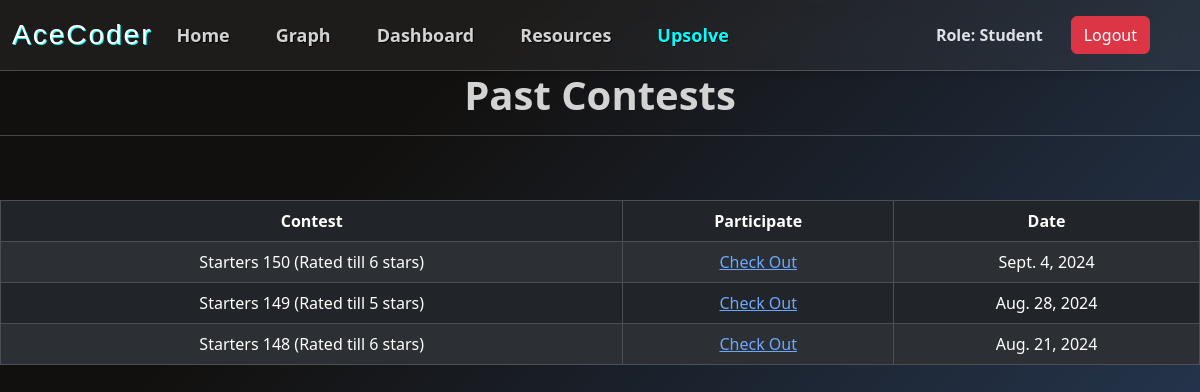
/upsolve/ (signed in), run on the app's committed database.
### upsolve/models.py (models this page shows, shortened)
class Contest(models.Model):
    name = models.CharField(max_length=10, primary_key=True)
    contest = models.CharField(max_length=50)
    link = models.URLField()
    solution_link = models.URLField(default='')
    date = models.DateField()
    duration = models.SmallIntegerField()
    contest_problems = models.ManyToManyField(ContestProblem)

### upsolve/views.py (the view)
# urls.py: path("", views.upsolve_home, name="upsolve_home"),
def upsolve_home(request):
    contests = Contest.objects.all().order_by('-date')
    return render(request, 'upsolve_home.html', {'contests': contests})

### AceCoder/context_processors.py (called while the page is built)
def add_is_admin(request):
    is_admin = False
    is_faculty = False
    if request.user.is_authenticated:
        is_admin = request.user.groups.filter(name='admin').exists()
        is_faculty = request.user.groups.filter(name='Faculty').exists()
    return {'is_admin': is_admin, 'is_faculty': is_faculty}

### upsolve/templates/upsolve_home.html (shortened to what this page needs)
{% extends "base.html" %}
{% load static %}
{% block content %}
    <h1 style="font-weight: bold; text-align: center; color: lightgrey">Past Contests</h1>
    <hr>
    <br><br>
    <div class="table-responsive">
        <table class="table table-striped table-bordered">
            <thead>
                <tr style="text-align: center">
                    <th> Contest </th>
                    <th> Participate </th>
                    <th> Date </th>
                </tr>
            </thead>
            <tbody>
                {% for contest in contests %}
                <tr style="text-align: center">
                    <td> {{contest.contest}} </td>
                    <td> <a href="{% url "contest_page" contest.name %}" > Check Out </a> </td>
                    <td> {{contest.date}} </td>
                </tr>
                {% endfor %}
            </tbody>
        </table>
    </div>
{% endblock %}

### templates/base.html (style rules this page uses)
html, body { min-height: 100vh; margin: 0; }

### data on the page
Contest: contest "Starters 150 (Rated till 6 stars)", date "Sept. 4, 2024"
Contest: contest "Starters 149 (Rated till 5 stars)", date "Aug. 28, 2024"
Contest: contest "Starters 148 (Rated till 6 stars)", date "Aug. 21, 2024"
